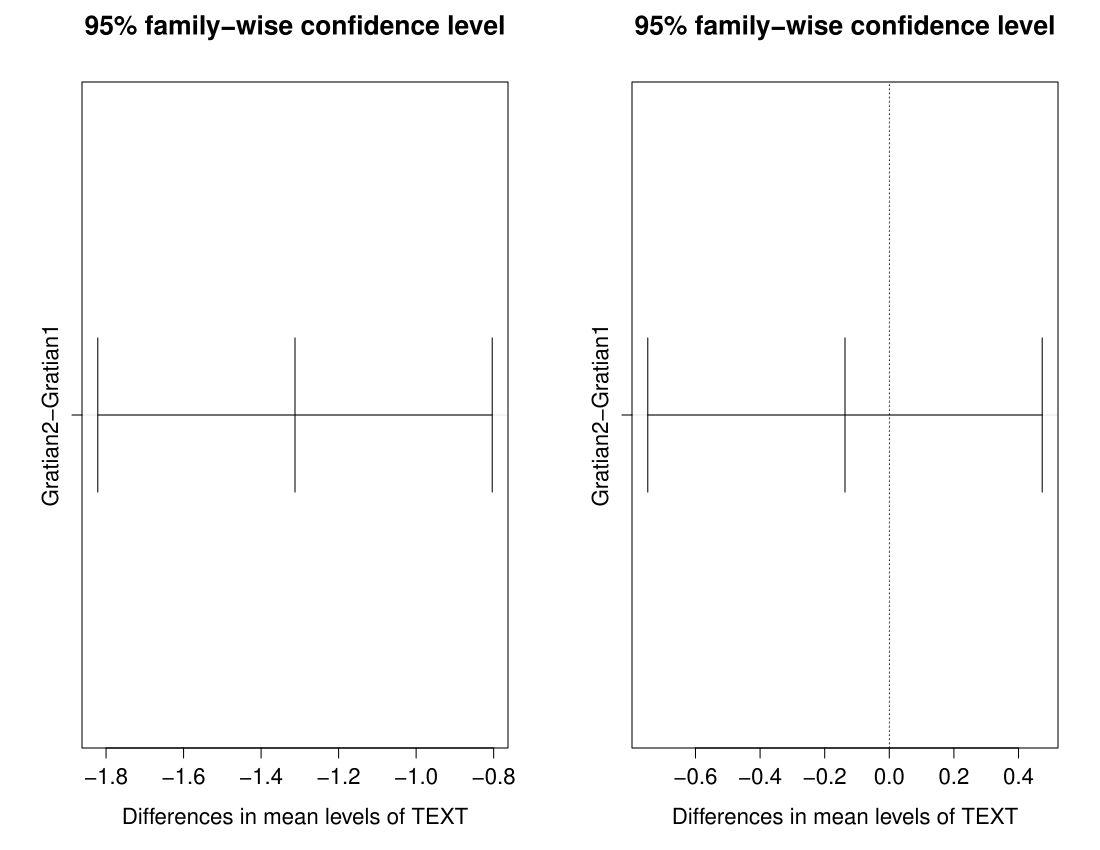

Generate this figure with R:
###### LOAD DATA ###########################################################
library(ca)
library(languageR)
samples = t(read.table("~/Work/Gratian/stylometry/2-way/table_with_frequencies.txt", header=TRUE))
samples.ca = ca(samples)
#plot(txts.ca, what=c("all", "none"))
meta = read.table("~/Work/Gratian/stylometry/2-way/meta_data.tsv", header=TRUE)
COOR = data.frame(samples.ca$rowcoord, TEXT=meta$TEXT)
############################################################################

print("######### FOR FIRST DIMENSION ##########################")
COOR.aov1 = aov(Dim1~TEXT, data=COOR)
print(TukeyHSD(COOR.aov1))
print(kruskal.test(COOR$Dim1, COOR$TEXT))
print("######### FOR SECOND DIMENSION ##########################")
COOR.aov2 = aov(Dim2~TEXT, data=COOR)
print(TukeyHSD(COOR.aov2))
print(kruskal.test(COOR$Dim2, COOR$TEXT))
############################################################################
###### TukeyHSD FOR POSITION VERSUS TEXT #########################
par(mfrow=c(1,2))
plot(TukeyHSD(COOR.aov1), sub=NULL)
abline(v=0, lty=3)
plot(TukeyHSD(COOR.aov2))
abline(v=0, lty=3)
par(mfrow=c(1,1))
